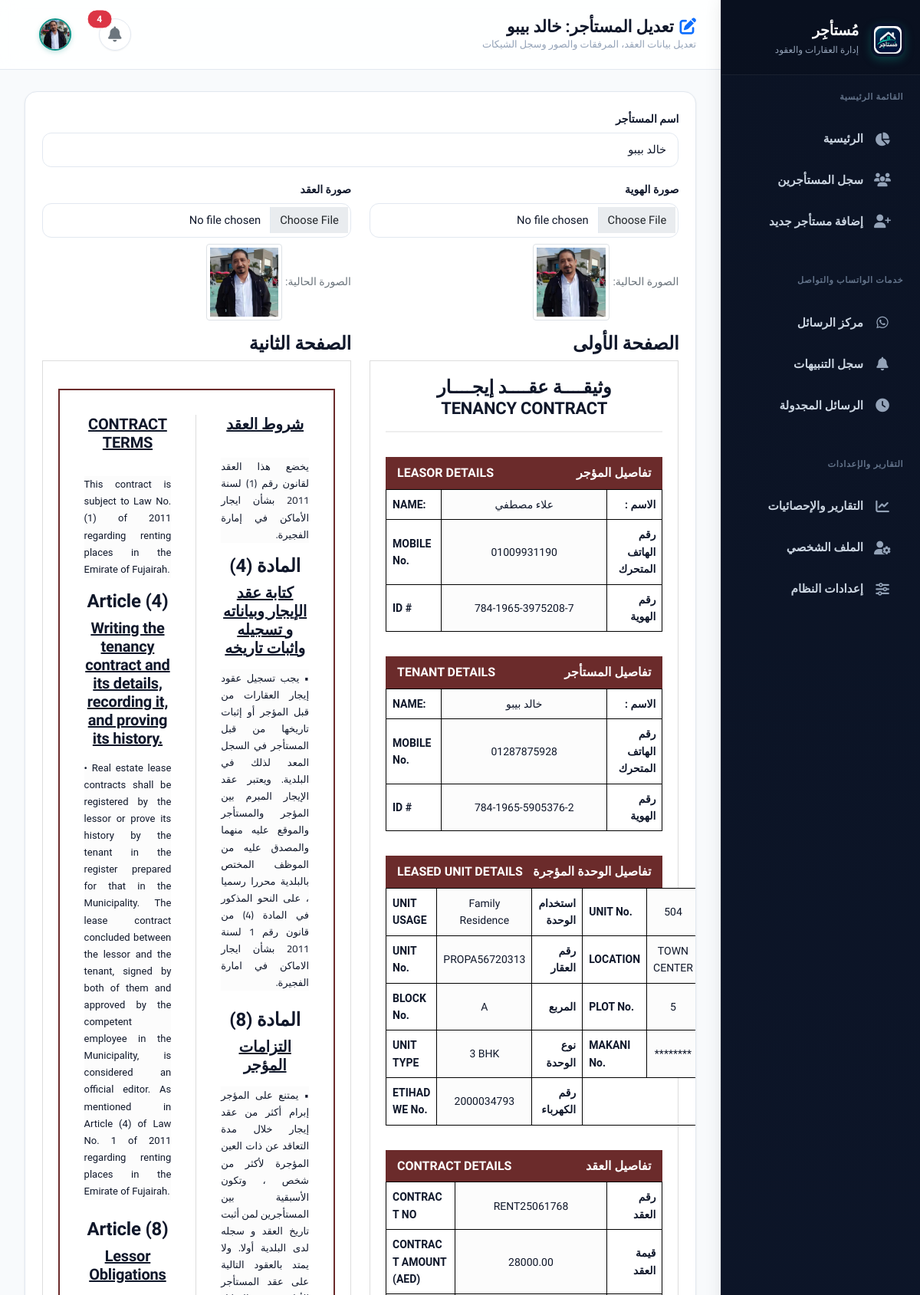
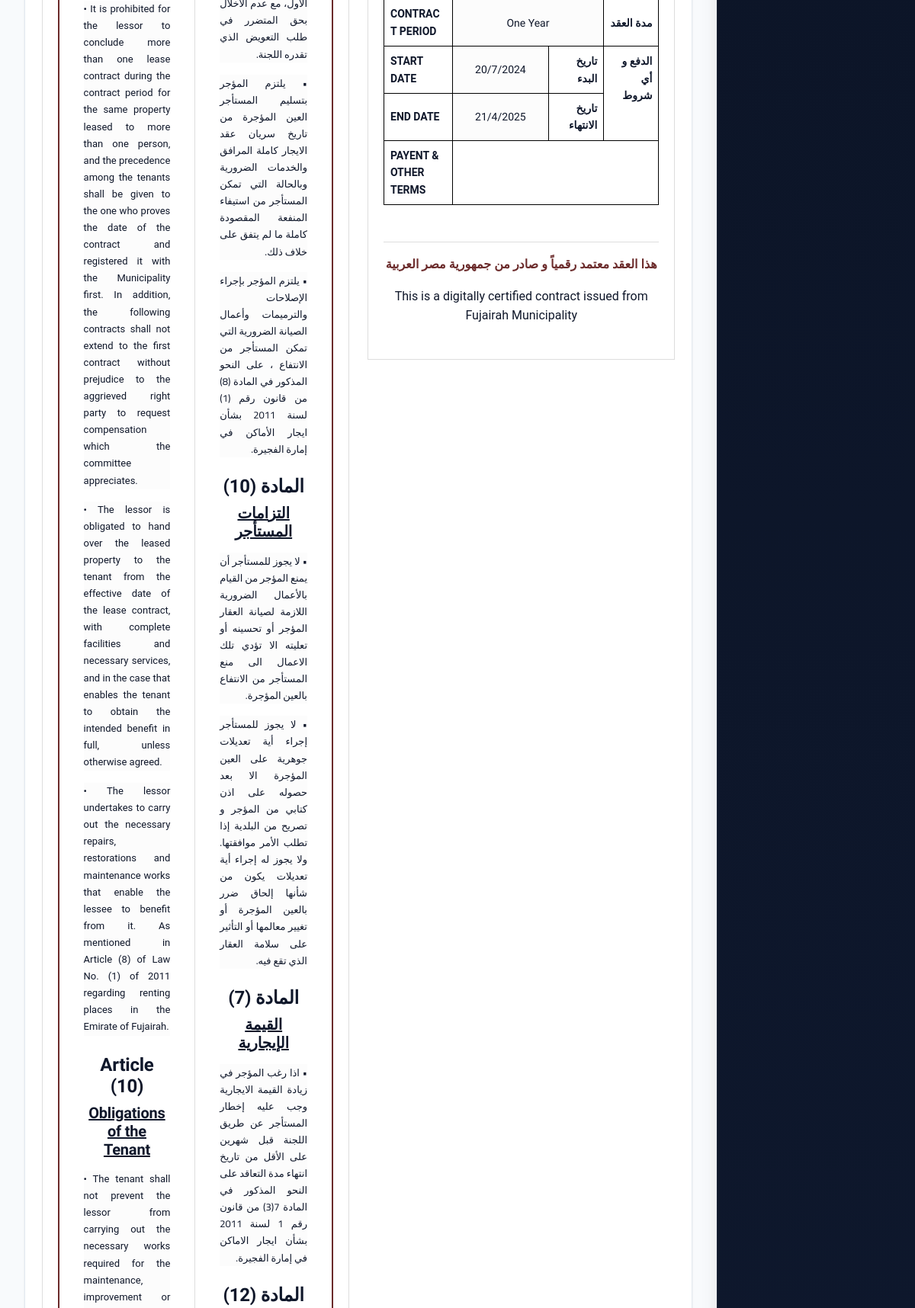
Page /edit-tenant/6 (signed in, upper part) on the committed database (2 pictures, top to bottom).
### tables this page shows
CREATE TABLE tenants (
                id INTEGER PRIMARY KEY AUTOINCREMENT,
                tenant_name TEXT NOT NULL,
                page_one_content TEXT NOT NULL,
                page_two_content TEXT NOT NULL,
                created_at TIMESTAMP DEFAULT CURRENT_TIMESTAMP,
                updated_at TIMESTAMP DEFAULT CURRENT_TIMESTAMP
            , tenant_phone TEXT, start_date TEXT, end_date TEXT, id_image TEXT, contract_image TEXT, contract_type TEXT, payment_count INTEGER, check_images TEXT, has_commitment TEXT, maintenance_responsibility TEXT, notes TEXT, commercial_license_number TEXT, commercial_license_image TEXT);

CREATE TABLE admin_profile (
        id INTEGER PRIMARY KEY AUTOINCREMENT,
        username TEXT NOT NULL,
        password TEXT NOT NULL,
        full_name TEXT DEFAULT 'مدير النظام',
        email TEXT DEFAULT 'admin@mostager.com',
        avatar TEXT DEFAULT 'avatar.png',
        phone TEXT DEFAULT '',
        updated_at TIMESTAMP DEFAULT CURRENT_TIMESTAMP
    );

### app.py (the view, shortened to what this page needs)
        @self.app.route('/edit-tenant/<int:tenant_id>', methods=['GET', 'POST'])
        def edit_tenant(tenant_id):
            if 'logged_in' not in session:
                return redirect(url_for('login'))
            conn = sqlite3.connect('database.db')
            cursor = conn.cursor()
            cursor.execute('SELECT * FROM tenants WHERE id = ?', (tenant_id,))
            tenant = cursor.fetchone()
            conn.close()
            if not tenant:
                return redirect(url_for('view_tenants'))
            return render_template('edit_tenant.html', tenant=tenant)

### app.py (called while the page is built, shortened)
    def get_admin_profile(self):
        try:
            conn = sqlite3.connect('database.db')
            cursor = conn.cursor()
            cursor.execute('SELECT id, username, password, full_name, email, avatar, phone FROM admin_profile LIMIT 1')
            row = cursor.fetchone()
            conn.close()
            if row:
                return {
                    'id': row[0],
                    'username': row[1],
                    'password': row[2],
                    'full_name': row[3] or 'مدير النظام',
                    'email': row[4] or 'admin@mostager.com',
                    'avatar': row[5] or 'avatar.png',
                    'phone': row[6] or ''
                }
        except Exception as e:
            print(f"Error fetching admin profile: {e}")

### templates/edit_tenant.html (shortened to what this page needs)
{% extends "base.html" %}
{% block content %}
<div class="container-fluid p-0">
    <div class="row g-0">
        {% include '_sidebar.html' %}
        <main class="col-lg-10 ms-sm-auto main-content">
            <div class="app-topbar">
                <div class="topbar-title-group">
                    <div class="d-flex align-items-center gap-2">
                        <h2>
                            <i class="fas fa-pen-to-square text-primary"></i>
                            تعديل المستأجر: {{ tenant[1] }}
                        </h2>
                    </div>
                    <p class="topbar-subtitle">تعديل بيانات العقد، المرفقات والصور وسجل الشيكات</p>
                </div>
                <div class="topbar-actions d-flex align-items-center gap-2">
                    {% include '_header_actions.html' %}
                </div>
            </div>
            <div class="content-wrapper">
                <div class="card shadow-sm border-0">
                    <div class="card-body p-4">
            <form method="POST" id="tenantForm" enctype="multipart/form-data">
                <div class="mb-3">
                    <label for="tenant_name" class="form-label">اسم المستأجر</label>
                    <input type="text" class="form-control" id="tenant_name" name="tenant_name"
                           value="{{ tenant[1] }}" required>
                </div>
                <div class="row mb-3">
                    <div class="col-md-6">
                        <label for="id_image" class="form-label">صورة الهوية</label>
                        <input type="file" class="form-control" id="id_image" name="id_image" accept="image/*">
                        {% if tenant[9] %}
                            <div class="mt-2">
                                <small class="text-muted">الصورة الحالية:</small>
                                <img src="{{ url_for('static', filename='uploads/' + tenant[9]) }}" alt="صورة الهوية" style="width: 100px; height: 100px;" class="img-thumbnail">
                            </div>
                        {% endif %}
                    </div>
                    <div class="col-md-6">
                        <label for="contract_image" class="form-label">صورة العقد</label>
                        <input type="file" class="form-control" id="contract_image" name="contract_image" accept="image/*">
                        {% if tenant[10] %}
                            <div class="mt-2">
                                <small class="text-muted">الصورة الحالية:</small>
                                <img src="{{ url_for('static', filename='uploads/' + tenant[10]) }}" alt="صورة العقد" style="max-width: 100px; max-height: 100px;" class="img-thumbnail">
                            </div>
                        {% endif %}
                    </div>
                </div>
                <div class="row">
                    <div class="col-md-6">
                        <h4>الصفحة الأولى</h4>
                        <div id="page_one_container" style="border: 1px solid #ddd; padding: 20px; background: white;">
                            {{ tenant[2]|safe }}
                        </div>
                    </div>
                    <div class="col-md-6">
                        <h4>الصفحة الثانية</h4>
                        <div id="page_two_container" style="border: 1px solid #ddd; padding: 20px; background: white;">
                            {{ tenant[3]|safe }}
                        </div>
                    </div>
                </div>
                    </form>
                </div>
            </div>
        </div>
    </main>
</div>
</div>
{% endblock %}

### templates/_header_actions.html (shortened to what this page needs)
<div class="d-flex align-items-center gap-3">
    <div class="dropdown" id="headerNotificationsDropdown">
        <button class="btn btn-icon-round position-relative" type="button" id="notifBellBtn" data-bs-toggle="dropdown" aria-expanded="false" title="التنبيهات والإشعارات">
            <i class="fas fa-bell fs-5 text-secondary"></i>
            <span class="position-absolute top-0 start-100 translate-middle badge rounded-pill bg-danger border border-white" id="notifBadge" style="display: none; font-size: 0.68rem; padding: 0.3em 0.55em;">
                <span id="notifCount">0</span>
            </span>
        </button>
    </div>
    <div class="dropdown">
        <button class="btn p-0 d-flex align-items-center gap-2 border-0 bg-transparent" type="button" id="adminHeaderMenu" data-bs-toggle="dropdown" aria-expanded="false" title="حساب مدير النظام">
            <div class="header-user-avatar">
                {% if current_admin and current_admin.avatar and current_admin.avatar != 'avatar.png' %}
                    <img src="{{ url_for('static', filename='uploads/' + current_admin.avatar) }}" alt="Avatar" class="avatar-img" onerror="this.onerror=null; this.src='/static/avatar.png';">
                {% else %}
                    <img src="{{ url_for('static', filename='avatar.png') }}" alt="Avatar" class="avatar-img">
                {% endif %}
            </div>
        </button>
    </div>
</div>

### rows in the picture
tenants: tenant_name "خالد بيبو", id_image (picture), contract_image (picture), page_one_content "وثيقــــة عقــــد إيجــــار TENANCY CONTRACT LEASOR DETAILS تفاصيل المؤجر NAME: علاء مصطفي : الاسم MOBILE No. 01009931190 رقم الهاتف المتحرك ID # 784-1965-3975208-7 رقم الهوية TENANT DETAILS تفاصيل المستأجر NAME: خالد بيبو : الاسم MOBILE No. 01287875928 رقم الهاتف المتحرك ID # 784-1965-5905376-2 رقم الهوية LEASED UNIT DETAILS تفاصيل الوحدة المؤجرة UNIT USAGE Family Residence استخدام الوحدة UNIT No. 504 UNIT No. PROPA56720313 رقم العقار LOCATION TOWN CENTER BLOCK No. A المربع PLOT No. 5 UNIT TYPE 3 BHK نوع الوحدة MAKANI No. ******** ETIHAD WE No. 2000034793 رقم الكهرباء CONTRACT DETAILS تفاصيل العقد CONTRACT NO RENT25061768 رقم العقد CONTRACT AMOUNT (AED) 28000.00 قيمة العقد CONTRACT PERIOD…", page_two_content "CONTRACT TERMS This contract is subject to Law No. (1) of 2011 regarding renting places in the Emirate of Fujairah. Article (4) Writing the tenancy contract and its details, recording it, and proving its history. • Real estate lease contracts shall be registered by the lessor or prove its history by the tenant in the register prepared for that in the Municipality. The lease contract concluded between the lessor and the tenant, signed by both of them and approved by the competent employee in the Municipality, is considered an official editor. As mentioned in Article (4) of Law No. 1 of 2011 regarding renting places in the Emirate of Fujairah. Article (8) Lessor Obligations • It is prohibited…"
admin_profile: avatar (picture)
